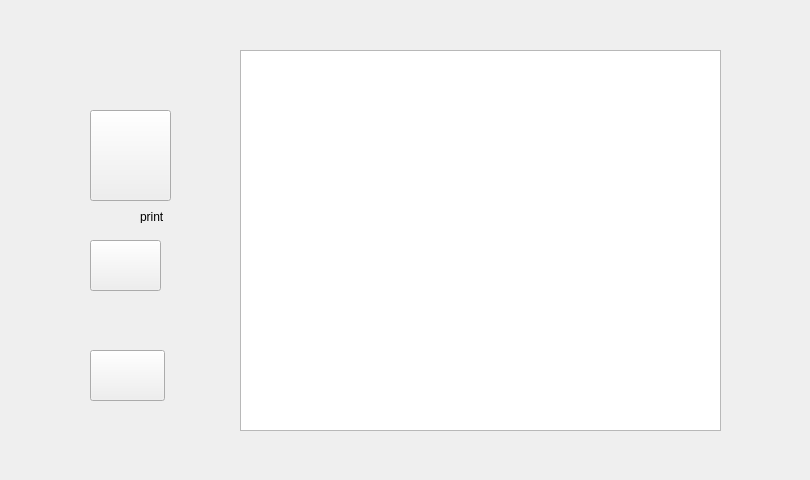
   <widget class="QWidget" name="tab_18">
    <attribute name="title">
     <string>Facture</string>
    </attribute>
    <widget class="QPlainTextEdit" name="plainTextEdit_4">
     <property name="geometry">
      <rect>
       <x>240</x>
       <y>50</y>
       <width>481</width>
       <height>381</height>
      </rect>
     </property>
    </widget>
    <widget class="QPushButton" name="pushButton_2">
     <property name="geometry">
      <rect>
       <x>90</x>
       <y>110</y>
       <width>81</width>
       <height>91</height>
      </rect>
     </property>
     <property name="styleSheet">
      <string notr="true">border-image: url(:/img/img/printer.png);</string>
     </property>
     <property name="text">
      <string/>
     </property>
    </widget>
    <widget class="QPushButton" name="read">
     <property name="geometry">
      <rect>
       <x>90</x>
       <y>240</y>
       <width>71</width>
       <height>51</height>
      </rect>
     </property>
     <property name="styleSheet">
      <string notr="true">border-image: url(:/img/img/pen.png);</string>
     </property>
     <property name="text">
      <string/>
     </property>
    </widget>
    <widget class="QPushButton" name="add">
     <property name="geometry">
      <rect>
       <x>90</x>
       <y>350</y>
       <width>75</width>
       <height>51</height>
      </rect>
     </property>
     <property name="styleSheet">
      <string notr="true">border-image: url(:/img/img/add-file.png);</string>
     </property>
     <property name="text">
      <string/>
     </property>
    </widget>
    <widget class="QLabel" name="label_10">
     <property name="geometry">
      <rect>
       <x>140</x>
       <y>210</y>
       <width>47</width>
       <height>13</height>
      </rect>
     </property>
     <property name="text">
      <string>print</string>
     </property>
    </widget>
    <widget class="QLabel" name="label_43">
     <property name="geometry">
      <rect>
       <x>10</x>
       <y>0</y>
       <width>791</width>
       <height>471</height>
      </rect>
     </property>
     <property name="styleSheet">
      <string notr="true">border-image: url(:/img/img/pellule.jpg);</string>
     </property>
     <property name="text">
      <string/>
     </property>
    </widget>
    <zorder>label_43</zorder>
    <zorder>plainTextEdit_4</zorder>
    <zorder>pushButton_2</zorder>
    <zorder>read</zorder>
    <zorder>add</zorder>
    <zorder>label_10</zorder>
   </widget>
